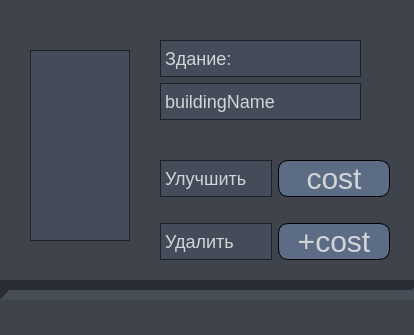
<?xml version="1.0" encoding="UTF-8"?>
<ui version="4.0">
 <class>upgrateForm</class>
 <widget class="QWidget" name="upgrateForm">
  <property name="geometry">
   <rect>
    <x>0</x>
    <y>0</y>
    <width>414</width>
    <height>335</height>
   </rect>
  </property>
  <property name="windowTitle">
   <string>Form</string>
  </property>
  <property name="styleSheet">
   <string notr="true">QWidget {
	background: rgb(63, 68, 76);
}

QLabel {
	font: 18px;
	background: rgba(96, 112, 138, 0.2);
	color: rgb(210, 213, 216);
	border: 1px solid rgb(30, 33, 37);
}

QPushButton {
	font: 30px;
	color: rgb(210, 213, 216);
	background: rgba(96, 112, 138, 0.9);
	border: 1px solid black;
	border-radius: 10px;
	icon-size: 25px;
}

QPushButton:hover {
	background: rgba(96, 112, 138, 0.5);
}

QPushButton:pressed {
	background: rgba(70, 84, 105, 0.7);
}
</string>
  </property>
  <widget class="QLabel" name="buildingImage">
   <property name="geometry">
    <rect>
     <x>30</x>
     <y>50</y>
     <width>100</width>
     <height>191</height>
    </rect>
   </property>
   <property name="minimumSize">
    <size>
     <width>100</width>
     <height>0</height>
    </size>
   </property>
   <property name="maximumSize">
    <size>
     <width>100</width>
     <height>16777215</height>
    </size>
   </property>
   <property name="text">
    <string>&lt;html&gt;&lt;head/&gt;&lt;body&gt;&lt;p align=&quot;center&quot;&gt;&lt;br/&gt;&lt;/p&gt;&lt;/body&gt;&lt;/html&gt;</string>
   </property>
  </widget>
  <widget class="QWidget" name="verticalLayoutWidget">
   <property name="geometry">
    <rect>
     <x>160</x>
     <y>40</y>
     <width>201</width>
     <height>80</height>
    </rect>
   </property>
   <layout class="QVBoxLayout" name="verticalLayout">
    <item>
     <widget class="QLabel" name="label_2">
      <property name="text">
       <string>Здание:</string>
      </property>
     </widget>
    </item>
    <item>
     <widget class="QLabel" name="buildingName">
      <property name="text">
       <string>buildingName</string>
      </property>
     </widget>
    </item>
   </layout>
  </widget>
  <widget class="QWidget" name="gridLayoutWidget">
   <property name="geometry">
    <rect>
     <x>160</x>
     <y>140</y>
     <width>230</width>
     <height>140</height>
    </rect>
   </property>
   <layout class="QGridLayout" name="gridLayout">
    <item row="0" column="0">
     <widget class="QLabel" name="label">
      <property name="text">
       <string>Улучшить</string>
      </property>
     </widget>
    </item>
    <item row="1" column="1">
     <widget class="QPushButton" name="sellBtn">
      <property name="text">
       <string>+cost</string>
      </property>
     </widget>
    </item>
    <item row="1" column="0">
     <widget class="QLabel" name="label_3">
      <property name="frameShape">
       <enum>QFrame::NoFrame</enum>
      </property>
      <property name="frameShadow">
       <enum>QFrame::Plain</enum>
      </property>
      <property name="lineWidth">
       <number>1</number>
      </property>
      <property name="midLineWidth">
       <number>0</number>
      </property>
      <property name="text">
       <string>Удалить</string>
      </property>
     </widget>
    </item>
    <item row="0" column="1">
     <widget class="QPushButton" name="upgradeBtn">
      <property name="text">
       <string>cost</string>
      </property>
     </widget>
    </item>
   </layout>
  </widget>
  <widget class="Line" name="line">
   <property name="geometry">
    <rect>
     <x>0</x>
     <y>280</y>
     <width>421</width>
     <height>21</height>
    </rect>
   </property>
   <property name="frameShadow">
    <enum>QFrame::Sunken</enum>
   </property>
   <property name="lineWidth">
    <number>10</number>
   </property>
   <property name="orientation">
    <enum>Qt::Horizontal</enum>
   </property>
  </widget>
 </widget>
 <resources/>
 <connections/>
</ui>
